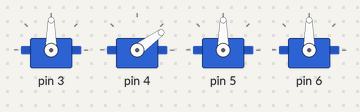
A sketch run on a simulated Arduino Uno, built with avr-gcc and run on an emulated ATmega328P. Shown: 4 × servo.

Above: at 0.05 s.
At 0.5 s:
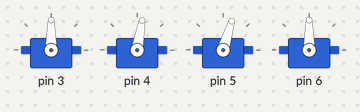
At 0.75 s:
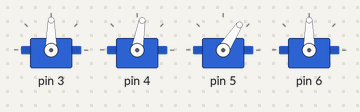
At 1.0 s:
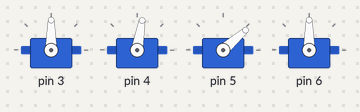
At 1.55 s:
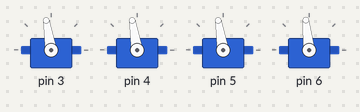
At 1.95 s:
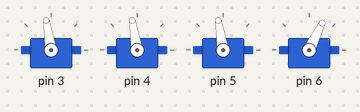
Timing chart, 0 to 4.6 s (numbered marks = the images above):
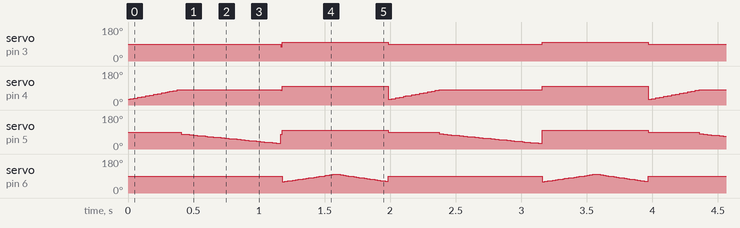

The sketch:

Tito.ino
```cpp
#include <Servo.h>
#define SERVOS 4

Servo myservo[4]; // create servo object to control a servo

int pos = 30;    // variable to store the servo position

void setup() {
  myservo[0].attach(3);  // attaches the servo on pin 9 to the servo object
  myservo[1].attach(4);
  myservo[2].attach(5);
  myservo[3].attach(6);
}

void loop() {
for (pos = 30; pos <= 80; pos += 2) { // goes from 0 degrees to 180 degrees
    // in steps of 1 degree
    myservo[1].write(pos);              // tell servo to go to position in variable 'pos'
    delay(15);                       // waits 15ms for the servo to reach the position
  }
  for (pos = 80; pos >= 130; pos -= 1) { // goes from 180 degrees to 0 degrees
    myservo[1].write(pos);              // tell servo to go to position in variable 'pos'
    delay(15);                       // waits 15ms for the servo to reach the position
  }
  for (pos = 130; pos <= 80; pos += 1) { // goes from 0 degrees to 180 degrees
    // in steps of 1 degree
    myservo[2].write(pos);              // tell servo to go to position in variable 'pos'
    delay(15);                       // waits 15ms for the servo to reach the position
  }
  for (pos = 80; pos >= 30; pos -= 1) { // goes from 180 degrees to 0 degrees
    myservo[2].write(pos);              // tell servo to go to position in variable 'pos'
    delay(15);                       // waits 15ms for the servo to reach the position
  }

for(int j = 100; j > 60; j--){
  for(int i = 0 ; i < 3; i++){
  myservo[i].write(j);
  }
 }

 for(int k = 60; k < 100; k++){
  for(int i = 0 ; i < 3; i++){
  myservo[i].write(k);
 }
 }

for(int i = 60; i < 100; i++){
myservo[3].write(i);
delay(10);
}
for(int i = 100; i > 60; i--){
myservo[3].write(i);
delay(10);
}

 myservo[3].write(90);
 myservo[2].write(90);
 myservo[1].write(90);
 myservo[0].write(90);

}
```

Measured:
- by itself, servo on pin 3: repeats every 2.0 s: 99° 0.81 s, 90° 1.2 s
